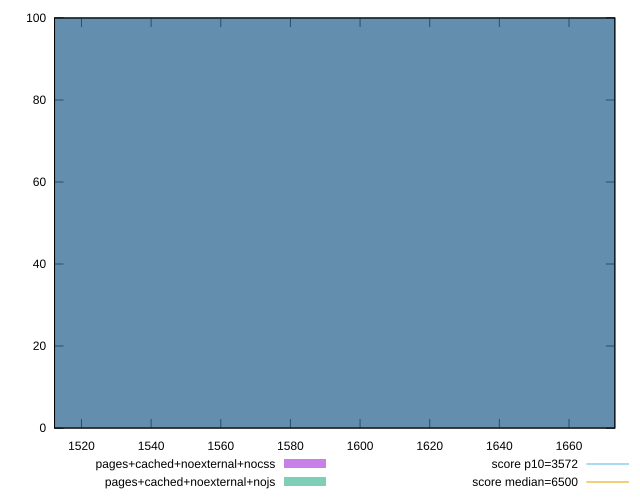

Write the gnuplot code that produced this figure.
reset

$pagesCachedNoexternalNocss <<EOF
1598.078411163179 100
EOF

$pagesCachedNoexternalNojs <<EOF
1598.078411163179 100
EOF

set key outside below
set boxwidth 177.56426790701988
set xrange [1512.2695999999999:1673.1508]
set yrange [0:100]
set trange [0:100]
set style fill transparent solid 0.5 noborder

set parametric
set terminal svg size 640, 500 enhanced background rgb 'white'
set output "report_00008_2021-01-22T20:58:29.167/first-cpu-idle/comparison/histogram/9_vs_10.svg"

plot $pagesCachedNoexternalNocss title "pages+cached+noexternal+nocss" with boxes, \
     $pagesCachedNoexternalNojs title "pages+cached+noexternal+nojs" with boxes, \
     3572,t title "score p10=3572", \
     6500,t title "score median=6500"

reset
